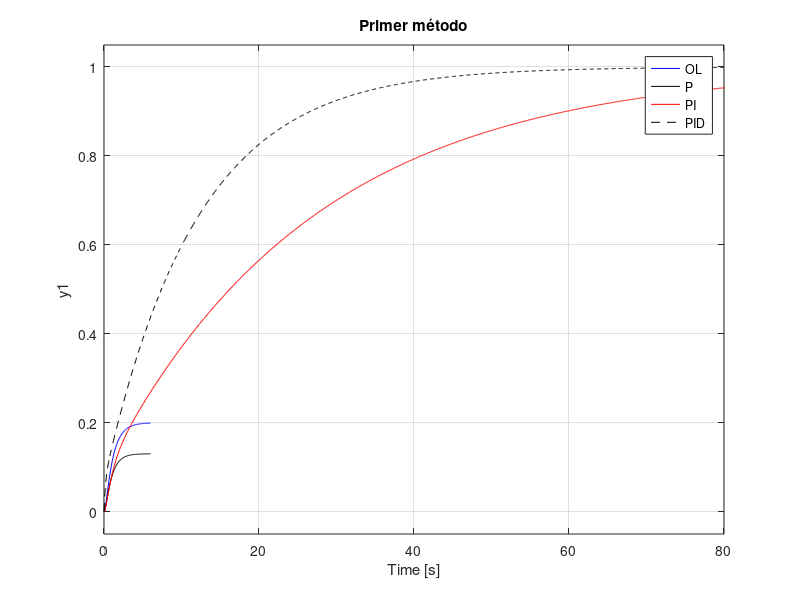
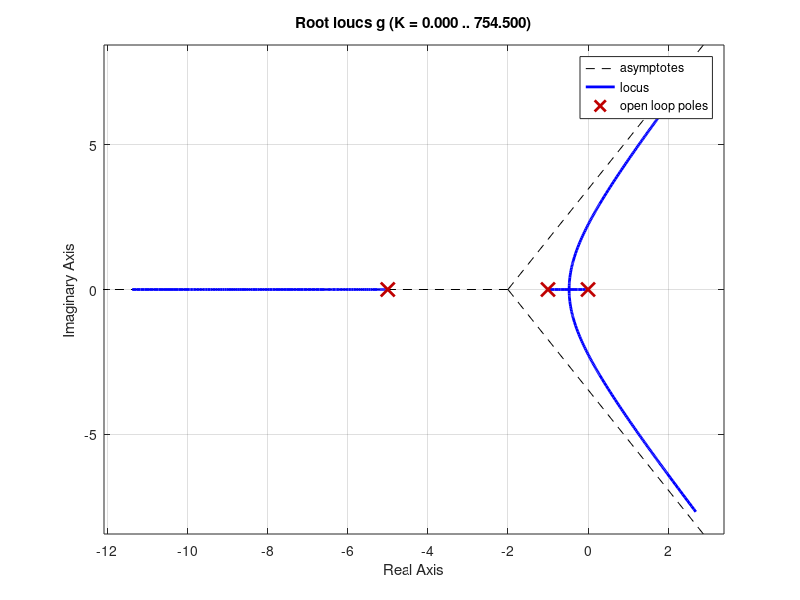
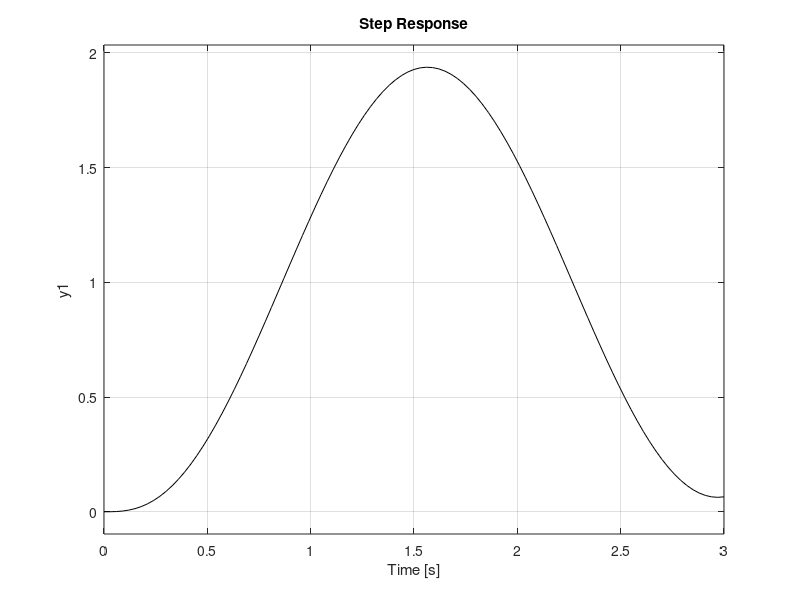
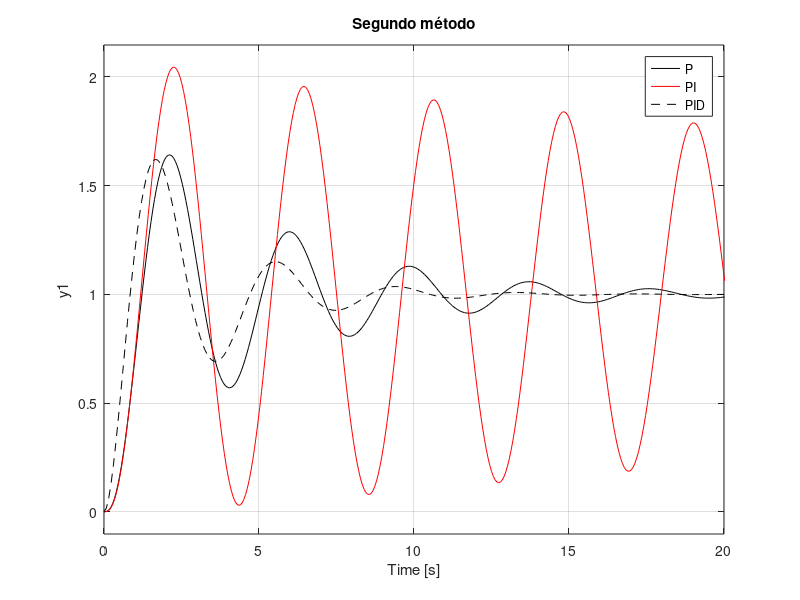

Write MATLAB code to recreate these figures, in order.
clc
close all
clear

%---------proceso--------
den=conv([1 1],[1 5]);
g=tf(1,den);
%g=tf(1,den,'InputDelay',1);
step(g,'b')

L=1;
T=1.75-1;

%-----------controlador p-----
K_p=T/L;
g_c=tf(K_p,1);
sis_ol=g_c*g;
sis_cl=feedback(sis_ol,1);
hold on
step(sis_cl,'k')


%------controlador PI----
K_p=0.9*T/L;
T_i=L/0.3;
g_c=tf([K_p*T_i K_p],[T_i 0]);
sis_ol=g_c*g;
sis_cl=feedback(sis_ol,1);
hold on
step(sis_cl,'r')

%------controlador PID----
K_p=1.2*T/L;
T_i=2*L;
T_d=0.5*L;
g_c=tf([K_p*T_i*T_d K_p*T_i K_p], [T_i 0]); 
sis_ol=g_c*g;
sis_cl=feedback(sis_ol,1);
hold on
step(sis_cl,'--k')

legend('OL','P','PI','PID')
title('Primer método')


den = conv([1 1],[1 5]);
den = conv(den,[1 0]);
g=tf(1,den);
figure
rlocus(g)

K_cr=30;
sis_ol=K_cr*g;
sis_cl=feedback(sis_ol,1);
figure
step(sis_cl,'k')
P_cr=2.8;
%-----------controlador p-----
K_p=0.5*K_cr;
g_c=tf(K_p,1);
sis_ol=g_c*g;
sis_cl=feedback(sis_ol,1);
figure
step(sis_cl,'k')


%------controlador PI----
K_p=0.45*K_cr;
T_i=P_cr/1.2;
g_c=tf([K_p*T_i K_p],[T_i 0]);
sis_ol=g_c*g;
sis_cl=feedback(sis_ol,1);
hold on
step(sis_cl,'r')

%------controlador PID----
K_p=0.6*K_cr;
T_i=0.5*P_cr;
T_d=0.125*P_cr;
g_c=tf([K_p*T_i*T_d K_p*T_i K_p], [T_i 0]); 
sis_ol=g_c*g;
sis_cl=feedback(sis_ol,1);
hold on
step(sis_cl,'--k')

legend('P','PI','PID')
title('Segundo método')